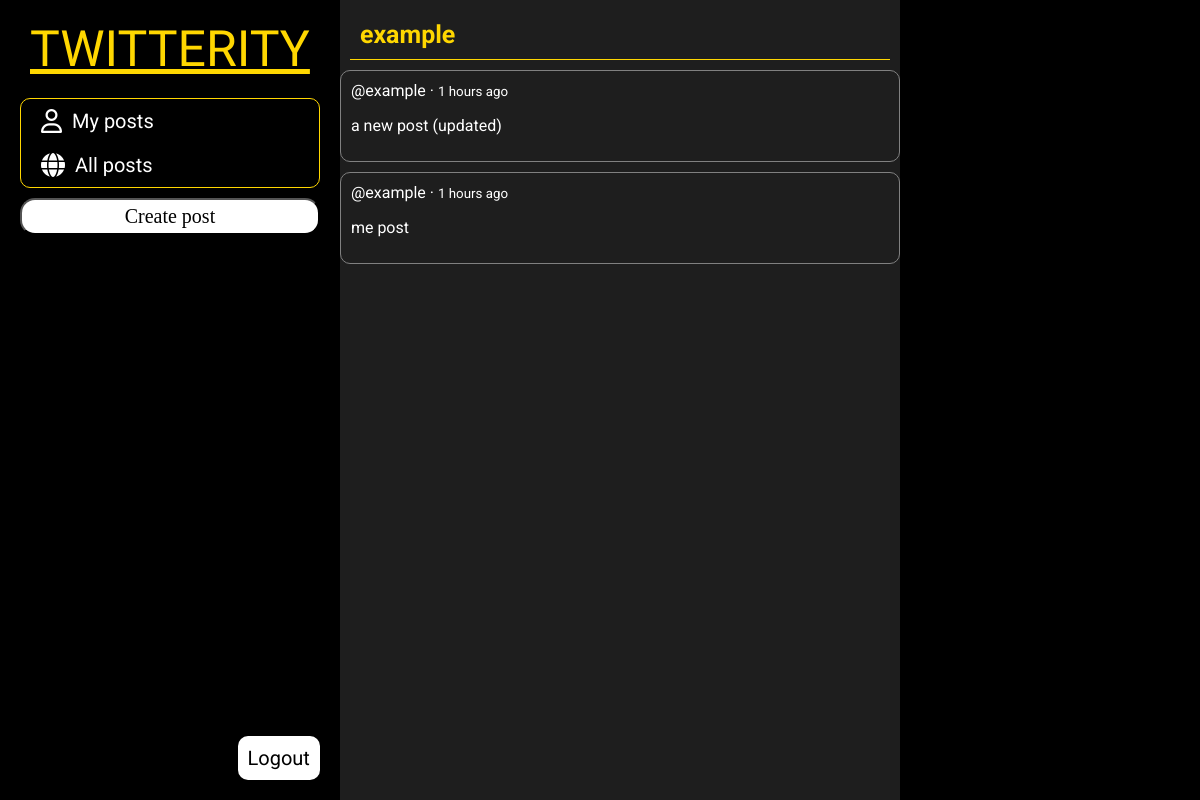
The app's page /posts (signed in), older data.
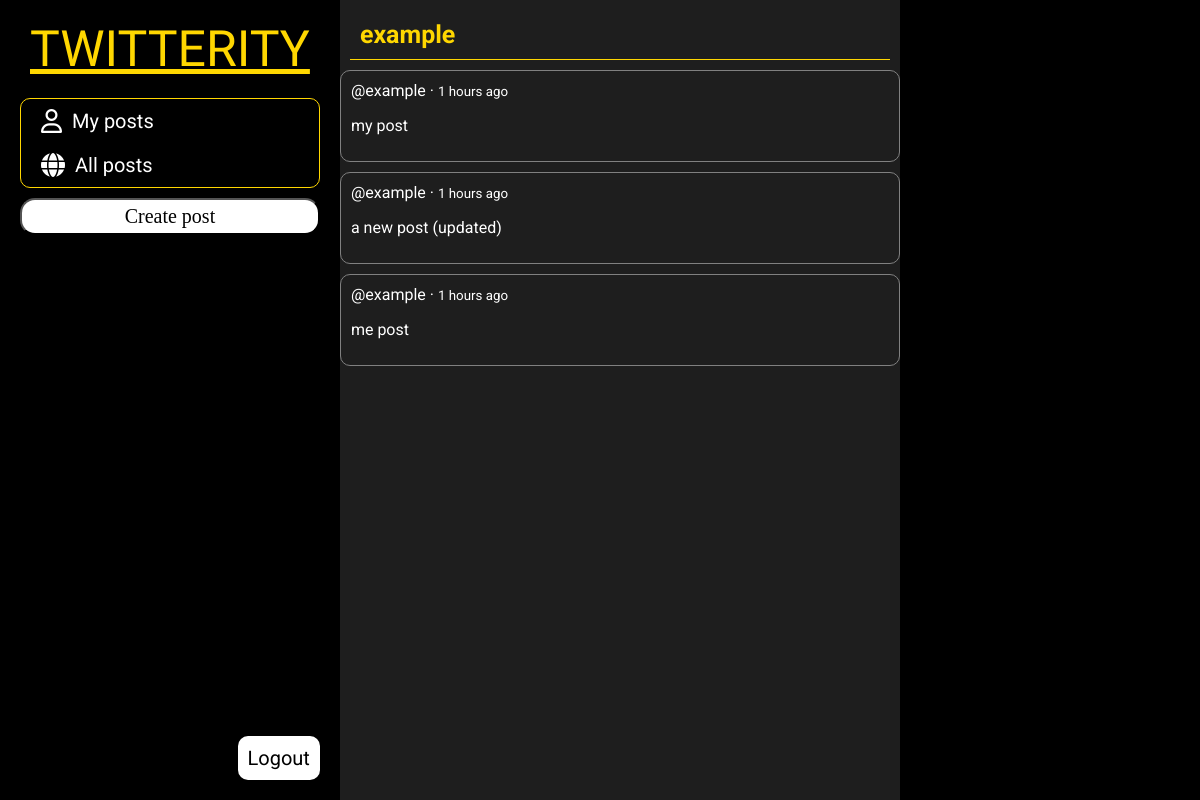
The same page, newer data.
### tables this page shows
CREATE TABLE posts (
                id INTEGER PRIMARY KEY AUTOINCREMENT,
                user_id INTEGER NOT NULL,
                content TEXT NOT NULL,
                created_at DATETIME DEFAULT CURRENT_TIMESTAMP,
                FOREIGN KEY (user_id) REFERENCES users(id)
            );

### controllers/PageController.php (called while the page is built, shortened)
<?php
require_once __DIR__ . '/../classes/Auth.php';
require_once __DIR__ . '/../classes/View.php';
require_once __DIR__ . '/PostController.php';
class PageController {
    public static function posts() {
        $posts = PostController::getAllPosts();
        $userId = Auth::getCurrentUserId();
        View::renderWithLayout('partials/posts-content', [
            'posts' => $posts,
            'userId' => $userId,
            'pageTitle' => 'All Posts',
            'includeFontAwesome' => true,
            'includeJQuery' => true,
            'includeScript' => true
        ]);
    }
}

### classes/Router.php (called while the page is built, shortened)
<?php
class Router {
    private static $routes = [];
    private static function addRoute($methods, $uri, $controller, $action) {
        if (!is_array($methods)) {
            $methods = [$methods];
        }
        foreach ($methods as $method) {
            self::$routes[$method][$uri] = [
                'controller' => $controller,
                'action' => $action
            ];
        }
    }
    public static function dispatch() {
        $method = $_SERVER['REQUEST_METHOD'];
        $uri = self::getUri();
        if (isset(self::$routes[$method][$uri])) {
            return self::executeRoute(self::$routes[$method][$uri]);
        }
    }
    private static function getUri() {
        $uri = $_SERVER['REQUEST_URI'];
        return $uri;
    }
    private static function executeRoute($route) {
        $controllerName = $route['controller'];
        if (strpos($controllerName, '::') !== false) {
            list($class, $method) = explode('::', $controllerName);
            if (class_exists($class) && method_exists($class, $method)) {
                return $class::$method();
            }
        }
    }
}

### index.php (called while the page is built, shortened)
<?php
require_once __DIR__ . '/classes/Environment.php';
require_once __DIR__ . '/classes/Database.php';
require_once __DIR__ . '/classes/Post.php';
require_once __DIR__ . '/classes/Auth.php';
require_once __DIR__ . '/classes/View.php';
require_once __DIR__ . '/classes/Router.php';
require_once __DIR__ . '/controllers/PostController.php';
require_once __DIR__ . '/controllers/PageController.php';
Router::dispatch();

### classes/Auth.php (called while the page is built, shortened)
<?php
class Auth {
    public static function getCurrentUserName() {
        return $_SESSION['name'] ?? null;
    }
}

### classes/Environment.php (called while the page is built, shortened)
<?php
class Environment {
    private static $env = [];
    public static function load($filePath = '.env') {
        $lines = file($filePath, FILE_IGNORE_NEW_LINES | FILE_SKIP_EMPTY_LINES);
        foreach ($lines as $line) {
            if (strpos($line, '=') !== false) {
                list($key, $value) = explode('=', $line, 2);
                $key = trim($key);
                $value = trim($value);
                self::$env[$key] = $value;
            }
        }
    }
    public static function get($key, $default = null) {
        return self::$env[$key] ?? $default;
    }
}

### classes/Database.php (called while the page is built, shortened)
<?php
require_once __DIR__ . '/Environment.php';
class Database {
    private static $instance = null;
    private $connection;
    private $dbType;
    private $config;
    private function __construct() {
        $this->dbType = Environment::get('DB_TYPE', 'sqlite');
    }
    public static function getInstance() {
        if (self::$instance === null) {
            self::$instance = new self();
        }
        return self::$instance;
    }
    private function loadConfig() {
        if ($this->dbType === 'mysql') {
            $this->config = [
                'host' => Environment::get('DB_MYSQL_HOST', 'localhost'),
                'port' => Environment::get('DB_MYSQL_PORT', '3306'),
                'database' => Environment::get('DB_MYSQL_DATABASE', 'twitterity'),
                'username' => Environment::get('DB_MYSQL_USERNAME', 'root'),
                'password' => Environment::get('DB_MYSQL_PASSWORD', ''),
                'charset' => Environment::get('DB_MYSQL_CHARSET', 'utf8mb4')
            ];
        } else {
            $this->config = [
                'path' => Environment::get('DB_SQLITE_PATH', 'database.sqlite')
            ];
        }
    }
    private function connect() {
        try {
            if ($this->dbType === 'mysql') {
                $dsn = "mysql:host={$this->config['host']};port={$this->config['port']};dbname={$this->config['database']};charset={$this->config['charset']}";
                $this->connection = new PDO($dsn, $this->config['username'], $this->config['password']);
            } else {
                $sqlitePath = __DIR__ . '/../' . $this->config['path'];
                $this->connection = new PDO('sqlite:' . $sqlitePath);
            }
            $this->connection->setAttribute(PDO::ATTR_ERRMODE, PDO::ERRMODE_EXCEPTION);
            $this->connection->setAttribute(PDO::ATTR_DEFAULT_FETCH_MODE, PDO::FETCH_ASSOC);
        } catch (PDOException $e) {
            die("Error: Database connection failed. " . $e->getMessage());
        }
    }
    private function createSQLiteTables() {
        $this->connection->exec("
            CREATE TABLE IF NOT EXISTS users (
                id INTEGER PRIMARY KEY AUTOINCREMENT,
                name TEXT NOT NULL,
                email TEXT UNIQUE NOT NULL,
                password TEXT NOT NULL,
                created_at DATETIME DEFAULT CURRENT_TIMESTAMP
            )
        ");
        $this->connection->exec("
            CREATE TABLE IF NOT EXISTS posts (
                id INTEGER PRIMARY KEY AUTOINCREMENT,
                user_id INTEGER NOT NULL,
                content TEXT NOT NULL,
                created_at DATETIME DEFAULT CURRENT_TIMESTAMP,
                FOREIGN KEY (user_id) REFERENCES users(id)
            )
        ");
    }
    public function prepare($sql) {
        return $this->connection->prepare($sql);
    }
}

### classes/Post.php (called while the page is built, shortened)
<?php
require_once 'Database.php';
class Post {
    public static function getAllPostsWithUsers() {
        $db = Database::getInstance();
        $stmt = $db->prepare("
            SELECT posts.*, users.name, users.email
            FROM posts
            JOIN users ON posts.user_id = users.id
            ORDER BY posts.created_at DESC
        ");
        $stmt->execute();
        return $stmt->fetchAll();
    }
    public static function calculateTimeAgo($datetime) {
        $now = new DateTime();
        $created_at = new DateTime($datetime);
        $diff = $now->diff($created_at);
        if ($diff->y > 0) {
            return $diff->y . ' years ago';
        } elseif ($diff->m > 0) {
            return $diff->m . ' months ago';
        } elseif ($diff->d > 0) {
            return $diff->d . ' days ago';
        } elseif ($diff->h > 0) {
            return $diff->h . ' hours ago';
        } elseif ($diff->i > 0) {
            return $diff->i . ' minutes ago';
        } elseif ($diff->s > 0) {
            return $diff->s . ' seconds ago';
        }
        return 'just now';
    }
}

### controllers/PostController.php (called while the page is built, shortened)
<?php
require_once __DIR__ . '/../classes/Post.php';
require_once __DIR__ . '/../classes/Auth.php';
class PostController {
    public static function getAllPosts() {
        return Post::getAllPostsWithUsers();
    }
}

### views/partials/posts-content.php (the view, shortened to what this page needs)
<div class="wrapper">
    <div class="aside-1">
        <div class="aside-1-1">
            <div class="header">
                <a href="/dashboard" class="logo">Twitterity</a>
                <nav class="navbar">
                    <a href="/dashboard"><i class="fa-regular fa-user"></i>My posts</a>
                    <a href="/posts"><i class="fa-solid fa-globe"></i>All posts</a>
                </nav>
                <div class="crtpost" id="createPost"><button>Create post</button></div>
                <span class="logout"><a href="/logout">Logout</a></span>
            </div>
        </div>
    </div>
    <div class="main">
        <div class="welcome"><?php echo Auth::getCurrentUserName();?></div>
        <div class="vievpost">
            <div class="postlist">
                <?php if (!empty($posts)): ?>
                    <?php foreach ($posts as $post): ?>
                        <div class="vievpostitem" id="post-<?php echo $post['id']; ?>">
                            <div class="post-actions">
                                <?php $time_ago = Post::calculateTimeAgo($post['created_at']); ?>
                                <?php echo '@' . htmlspecialchars($post['name']) . ' &middot ' . '<small>' . $time_ago . '</small>' ?>
                                <p><?php echo htmlspecialchars($post['content']); ?></p>
                            </div>
                        </div>
                    <?php endforeach; ?>
                <?php else: ?>
                    <p>Немає постів.</p>
                <?php endif; ?>
            </div>
        </div>
    </div>
    <div class="aside-2"></div>
</div>

### classes/View.php (shortened to what this page needs)
<?php
class View {
    public static function render($viewName, $data = [], $layout = null) {
        extract($data);
        include __DIR__ . "/../views/{$viewName}.php";
        $content = ob_get_clean();
        if ($layout) {
            $data['content'] = $content;
            extract($data);
            include __DIR__ . "/../views/layouts/{$layout}.php";
        } else {
            echo $content;
        }
    }
    public static function renderWithLayout($viewName, $data = [], $layout = 'base') {
        self::render($viewName, $data, $layout);
    }
}

### views/layouts/base.php (shortened to what this page needs)
<!DOCTYPE html>
<html lang="en">
<head>
    <link rel="stylesheet" href="css/style.css?v=1">
    <?php if (isset($includeFontAwesome) && $includeFontAwesome): ?>
    <link rel="stylesheet" href="https://cdnjs.cloudflare.com/ajax/libs/font-awesome/6.7.2/css/all.min.css"
/>
    <?php endif; ?>
</head>
<body>
    <?php echo $content; ?>
</body>
</html>

### css/style.css (style rules this page uses)
html { font-family: Roboto, sans-serif; }
body { margin: 0; }
.wrapper { display: flex; flex-flow: row nowrap; height: 100vh; }
.wrapper > * { padding: 10px; flex: 1; }
.aside-1 { background: black; }
.main { background: #1e1e1e; padding: 0; }
.aside-2 { background: black; }
@media all and (min-width: 600px) { .aside-1 { flex: 1 1 0; } }
@media all and (min-width: 600px) { .aside-2 { flex: 1 1 0; } }
@media all and (min-width: 800px) { .main { flex: 2 1 0; } }
@media all and (min-width: 800px) { .aside-1 { order: 1; } }
@media all and (min-width: 800px) { .main { order: 2; } }
@media all and (min-width: 800px) { .aside-2 { order: 3; } }
.aside-1-1 { display: flex; justify-content: flex-end; height: 100%; }
.header { position: relative; padding: 10px 10px; }
.logo { font-family: jaro, sans-serif; color: #ffd700; text-transform: uppercase; font-size: 50px; padding: 10px 10px; margin-bottom: 20px; }
.navbar { display: flex; flex-direction: column; justify-content: space-around; border: 1px #ffd700 solid; gap: 10px; margin-top: 20px; padding: 5px 10px; border-radius: 10px; }
.navbar a { display: flex; align-items: center; gap: 10px; color: white; text-decoration: none; font-size: 20px; padding: 5px 10px; transition: all 0.3s ease; }
.navbar i { font-size: 24px; }
.crtpost { font-size: 20px; margin-top: 10px; text-align: center; cursor: pointer; }
.crtpost button { display: block; width: 100%; font-size: 20px; font-family: tim; padding: 5px; text-decoration: none; color: black; background: white; border-radius: 15px; }
.logout { background: white; padding: 10px 10px; border-radius: 10px; position: absolute; bottom: 10px; right: 10px; font-size: 20px; }
.logout a { color: black; text-decoration: none; }
.welcome { text-transform: initial; font-size: 25px; font-weight: bold; padding: 10px 10px; border-bottom: 1px solid #ffd700; color: #ffd700; margin: 10px; }
.post-actions { color: white; }
.vievpostitem { border: 1px solid grey; border-radius: 10px; padding: 10px; margin-bottom: 10px; }

Row changes from the older to the newer data that the page shows:
added posts: name "example", created_at "1 hours ago", content "my post"
